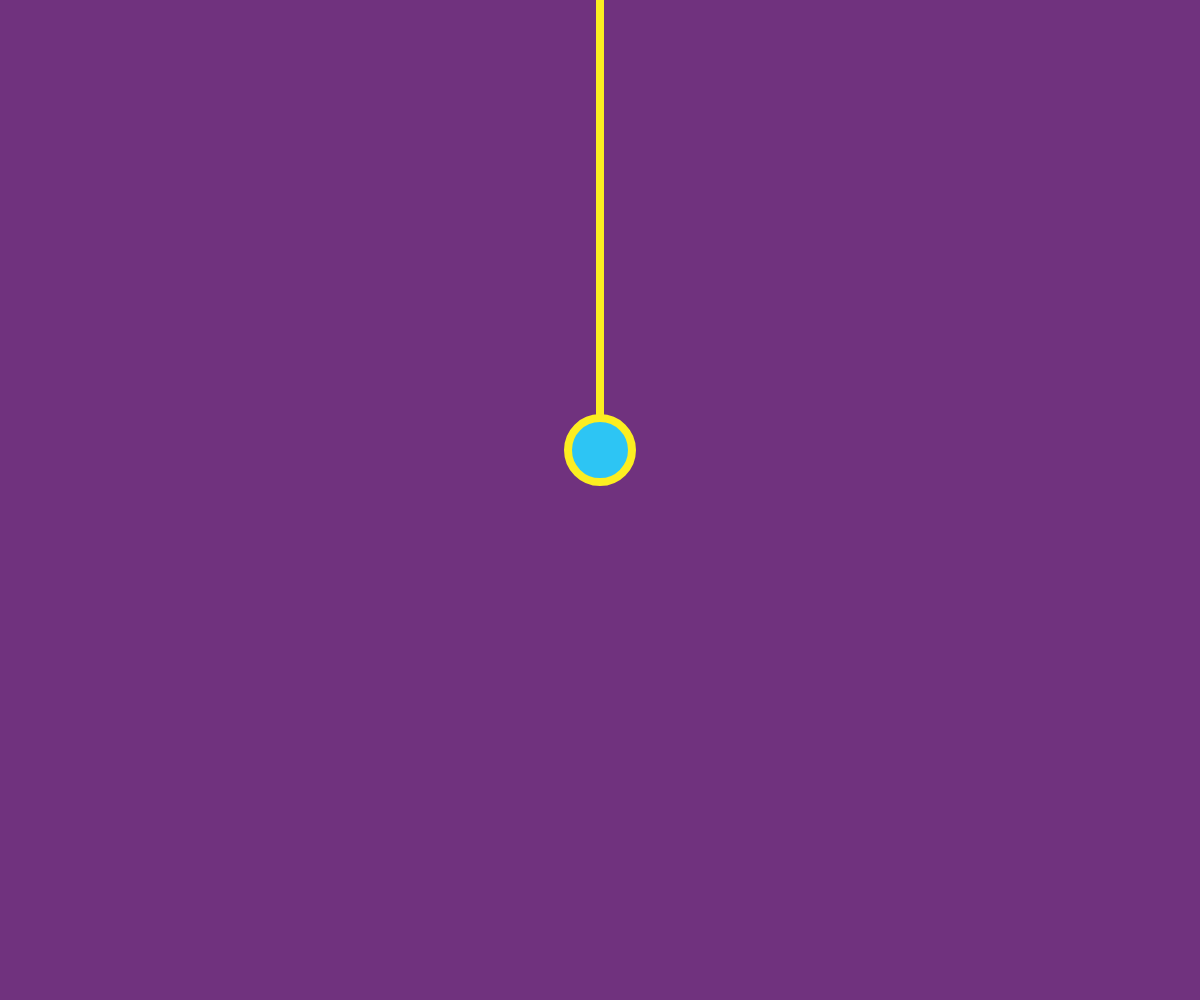
Frame 1 (no input)
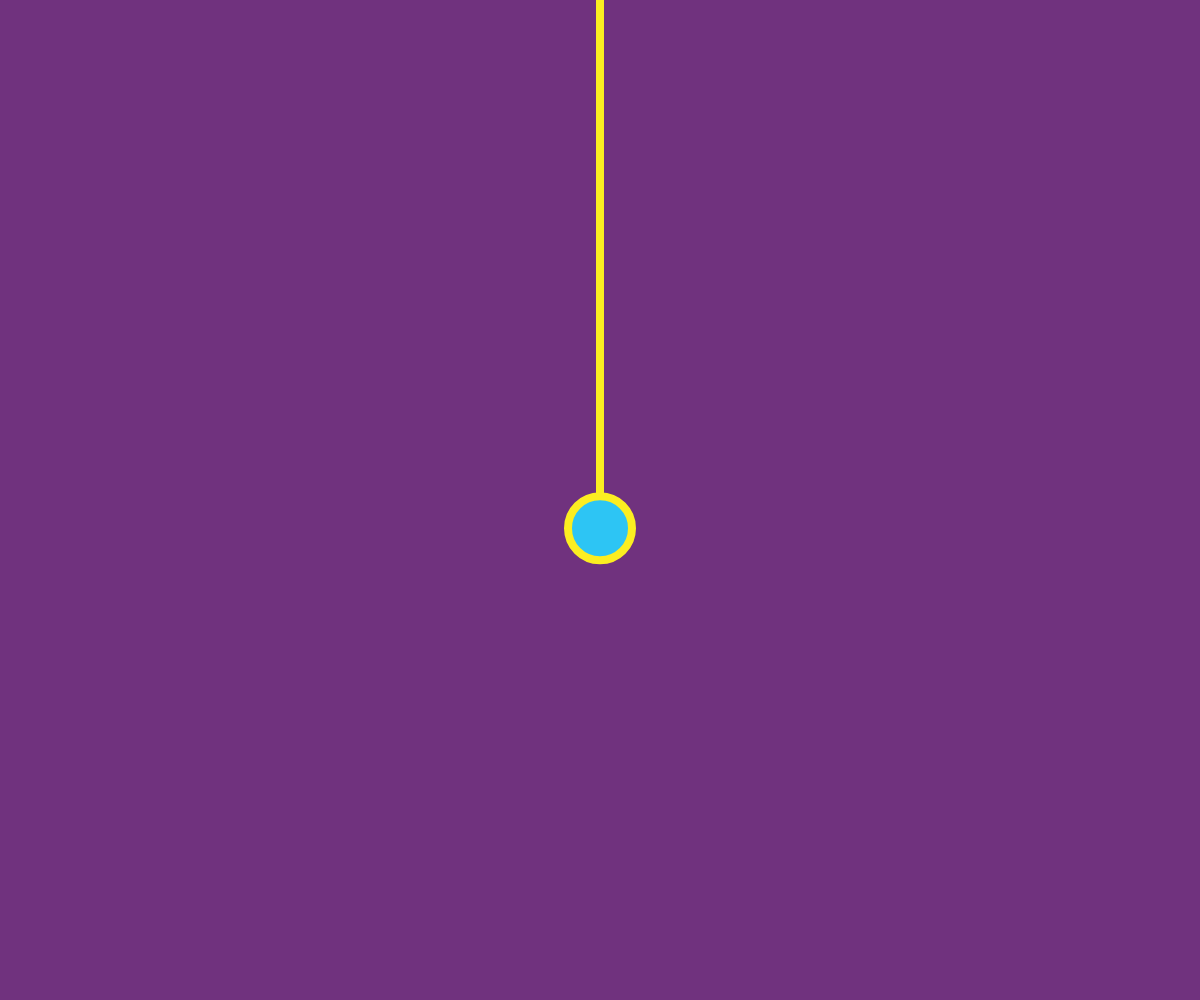
Frame 60 (no input)
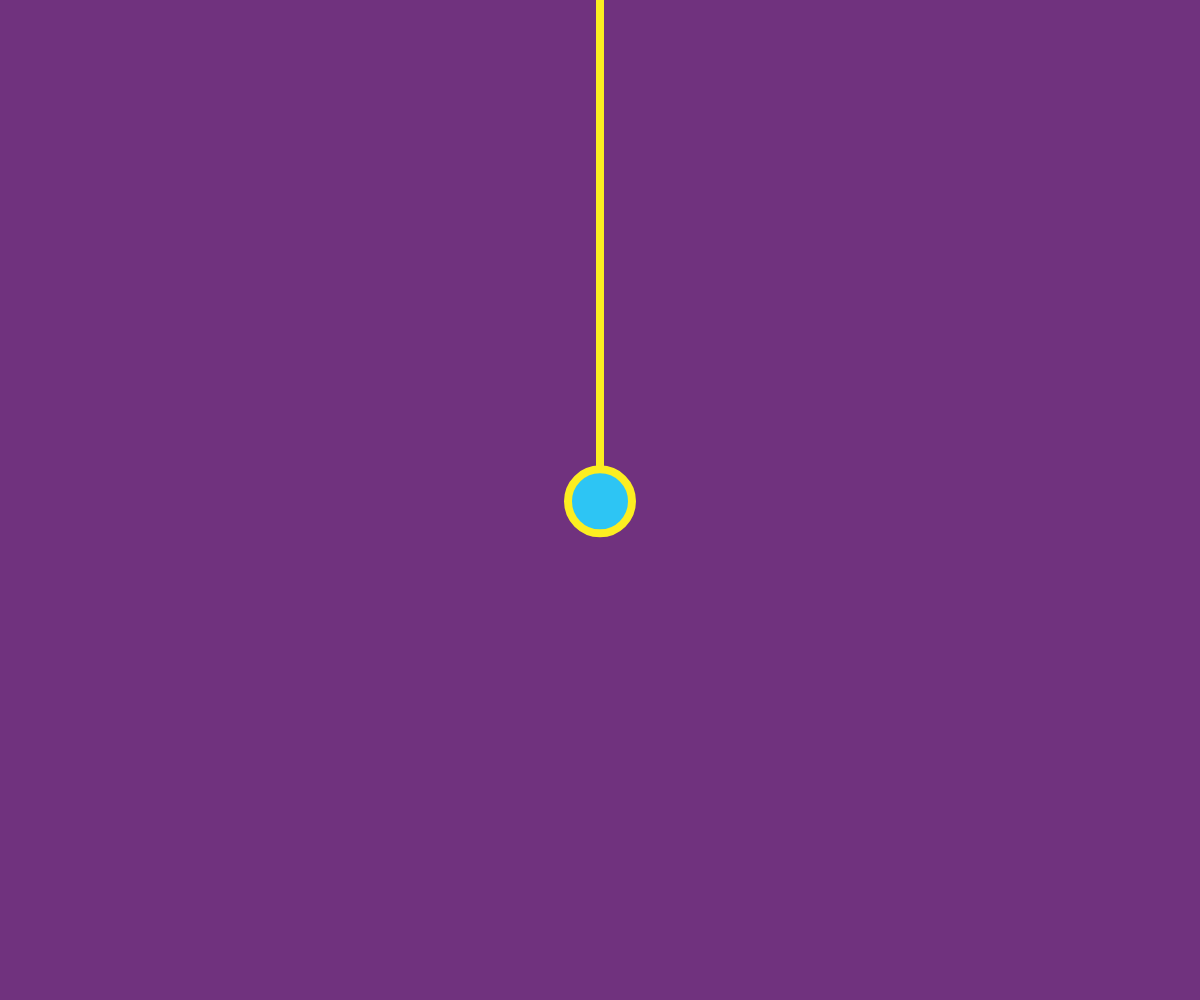
Frame 120 (the mouse pressed at the canvas centre since frame 60)

The p5.js sketch that drew these frames (run headless with seeded random() and noise() and a simulated clock; from frame 60 on, the mouse is pressed at the canvas centre):

// p5.js sketch
// ── sketch.js
// Spring Forces (Soft Spring)
// The Coding Train / Daniel Shiffman
// https://thecodingtrain.com/CodingChallenges/160-spring-forces.html
// https://youtu.be/Rr-5HiXquhw

// Simple Spring: https://editor.p5js.org/codingtrain/sketches/dcd6-2mWa
// Spring Vector: https://editor.p5js.org/codingtrain/sketches/_A2pm_SSg
// Spring OOP: https://editor.p5js.org/codingtrain/sketches/9BAoEn4Po
// Soft Spring: https://editor.p5js.org/codingtrain/sketches/S5dY7qjxP

let particles = [];
let springs = [];
let spacing = 50;
let k = 0.1;

let gravity;

function setup() {
  createCanvas(windowWidth, windowHeight);
  for (let i = 0; i < 10; i++) {
    particles[i] = new Particle(width / 2, i * spacing);
    if (i !== 0) {
      let a = particles[i];
      let b = particles[i - 1];
      let spring = new Spring(k, spacing, a, b);
      springs.push(spring);
    }
  }

  particles[0].locked = true;

  gravity = createVector(0, 0.1);
}

function draw() {
  background(112, 50, 126);

  for (let s of springs) {
    s.update();
    //s.show();
  }

  noFill();
  stroke(252, 238, 33);
  strokeWeight(8);
  beginShape();
  let head = particles[0];
  curveVertex(head.position.x, head.position.y);
  for (let p of particles) {
    p.applyForce(gravity);
    p.update();
    curveVertex(p.position.x, p.position.y);
    //p.show();
  }
  let tail = particles[particles.length - 1];
  curveVertex(tail.position.x, tail.position.y);
  endShape();

  fill(45, 197, 244);
  ellipse(tail.position.x, tail.position.y, 64);

  if (mouseIsPressed) {
    tail.position.set(mouseX, mouseY);
    tail.velocity.set(0, 0);
  }
}

// ── particle.js
// Spring Forces (Soft Spring)
// The Coding Train / Daniel Shiffman
// https://thecodingtrain.com/CodingChallenges/160-spring-forces.html
// https://youtu.be/Rr-5HiXquhw

// Simple Spring: https://editor.p5js.org/codingtrain/sketches/dcd6-2mWa
// Spring Vector: https://editor.p5js.org/codingtrain/sketches/_A2pm_SSg
// Spring OOP: https://editor.p5js.org/codingtrain/sketches/9BAoEn4Po
// Soft Spring: https://editor.p5js.org/codingtrain/sketches/S5dY7qjxP

class Particle {
  constructor(x, y) {
    this.locked = false;
    this.acceleration = createVector(0, 0);
    this.velocity = createVector(0, 0);
    this.position = createVector(x, y);
    this.mass = 1; // Let's do something better here!
  }

  applyForce(force) {
    let f = force.copy();
    f.div(this.mass);
    this.acceleration.add(f);
  }

  // Method to update position
  update() {
    if (!this.locked) {
      this.velocity.mult(0.99);
      this.velocity.add(this.acceleration);
      this.position.add(this.velocity);
      this.acceleration.mult(0);
    }
  }

  // Method to display
  show() {
    stroke(255);
    strokeWeight(2);
    fill(45, 197, 244);
    ellipse(this.position.x, this.position.y, 16);
  }
}

// ── spring.js
// Spring Forces (Soft Spring)
// The Coding Train / Daniel Shiffman
// https://thecodingtrain.com/CodingChallenges/160-spring-forces.html
// https://youtu.be/Rr-5HiXquhw

// Simple Spring: https://editor.p5js.org/codingtrain/sketches/dcd6-2mWa
// Spring Vector: https://editor.p5js.org/codingtrain/sketches/_A2pm_SSg
// Spring OOP: https://editor.p5js.org/codingtrain/sketches/9BAoEn4Po
// Soft Spring: https://editor.p5js.org/codingtrain/sketches/S5dY7qjxP

class Spring {
  constructor(k, restLength, a, b) {
    this.k = k;
    this.restLength = restLength;
    this.a = a;
    this.b = b;
  }

  update() {
    let force = p5.Vector.sub(this.b.position, this.a.position);
    let x = force.mag() - this.restLength;
    force.normalize();
    force.mult(this.k * x);
    this.a.applyForce(force);
    force.mult(-1);
    this.b.applyForce(force);
  }

  show() {
    strokeWeight(4);
    stroke(255);
    line(
      this.a.position.x,
      this.a.position.y,
      this.b.position.x,
      this.b.position.y
    );
  }
}
